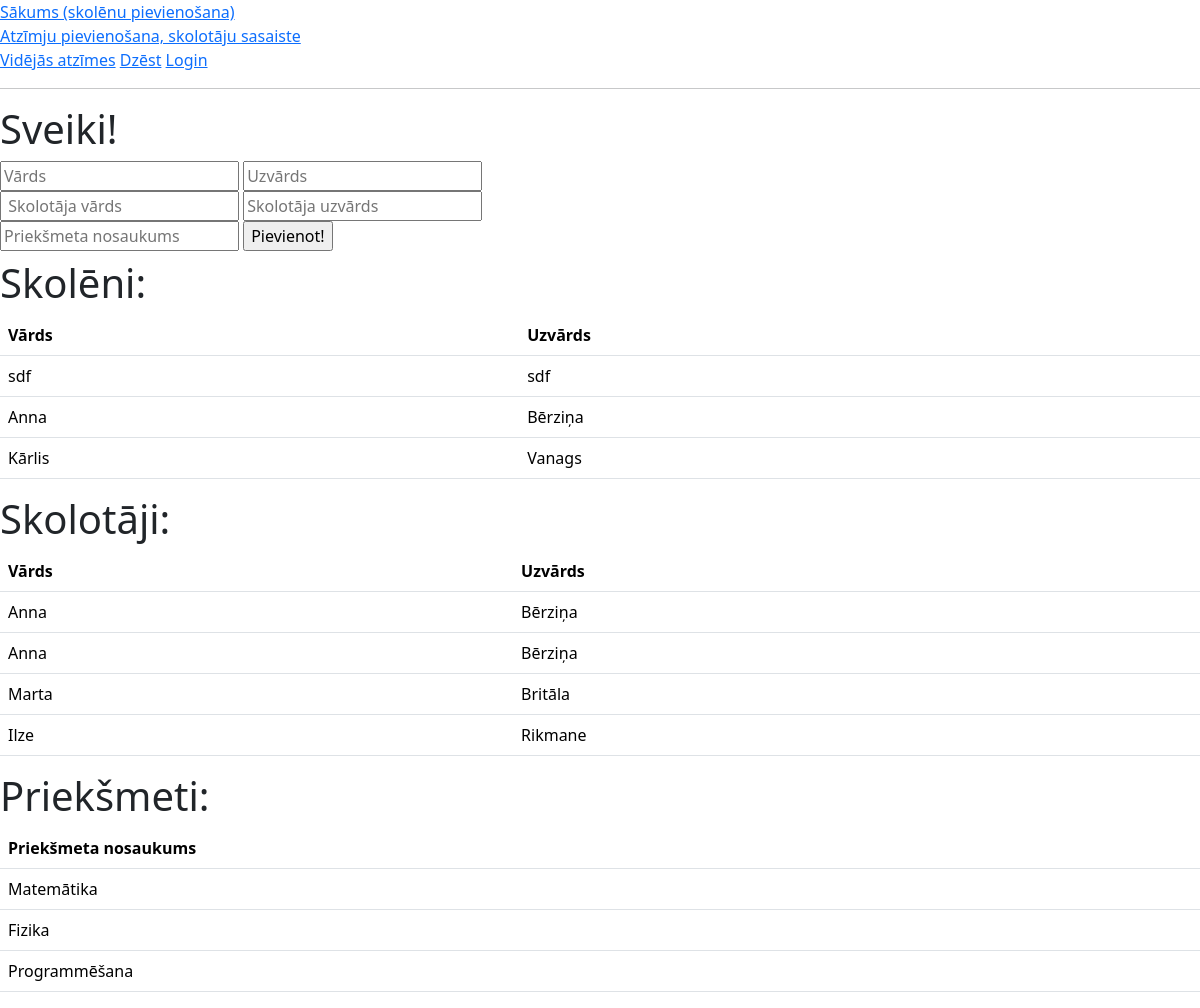
The app's page /, older data.
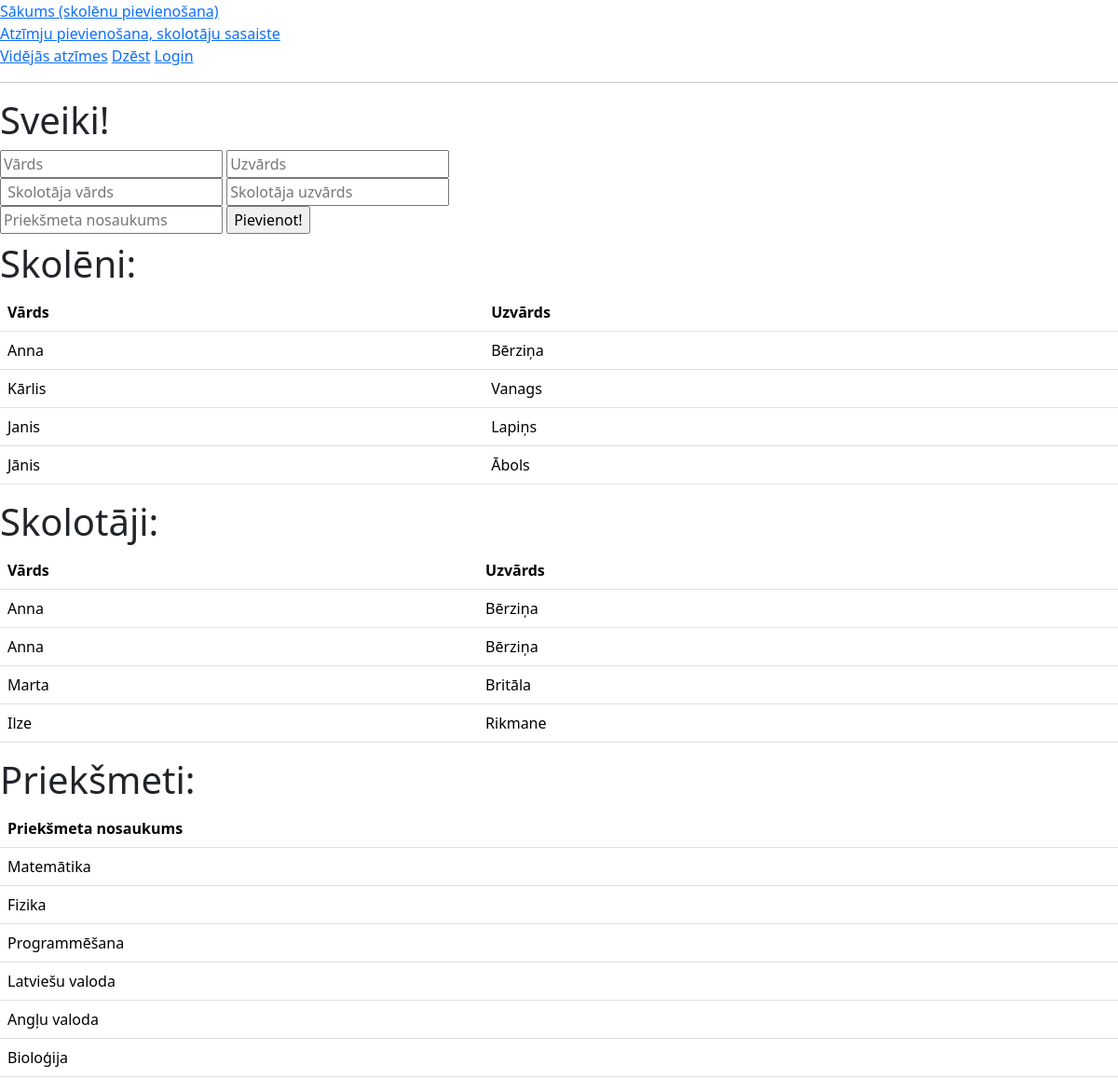
The same page, newer data.
### tables this page shows
CREATE TABLE skoleni(
        id INTEGER PRIMARY KEY AUTOINCREMENT,
        vards TEXT NOT NULL,
        uzvards TEXT NOT NULL
        );

CREATE TABLE skolotaji(
        id INTEGER PRIMARY KEY AUTOINCREMENT,
        vards TEXT NOT NULL,
        uzvards TEXT NOT NULL
        );

CREATE TABLE prieksmeti(
        id INTEGER PRIMARY KEY AUTOINCREMENT,
        nosaukums TEXT NOT NULL
        );

### main.py (the view, shortened to what this page needs)
@app.route("/", methods=["POST","GET"])
def index():
    skoleni_no_db = iegut_skolenus()
    skolotaji_no_db = iegut_skolotajus()
    prieksmeti_no_db = iegut_prieksmetus()
    return render_template("index.html", skoleni = skoleni_no_db,  skolotaji = skolotaji_no_db, prieksmeti = prieksmeti_no_db)

### dati.py (called while the page is built)
def iegut_skolenus():
    cur = conn.cursor()
    cur.execute(
        """SELECT vards, uzvards, id FROM skoleni"""
    )
    conn.commit()
    dati = cur.fetchall()
    return dati

def iegut_skolotajus():
    cur = conn.cursor()
    cur.execute(
        """SELECT vards, uzvards, id FROM skolotaji"""
    )
    conn.commit()
    dati = cur.fetchall()
    return dati

def iegut_prieksmetus():
    cur = conn.cursor()
    cur.execute(
        """SELECT nosaukums, id FROM prieksmeti"""
    )
    conn.commit()
    dati = cur.fetchall()
    return dati

### templates/index.html (shortened to what this page needs)
<!DOCTYPE html>
<html lang="lv">
    <head>
        <link href="https://cdn.jsdelivr.net/npm/bootstrap@5.3.3/dist/css/bootstrap.min.css" rel="stylesheet">
    </head>
    <body>
<a href="/">Sākums (skolēnu pievienošana)</a><br>
<a href="/pievienot">Atzīmju pievienošana, skolotāju sasaiste</a><br>
<a href="/atzimes">Vidējās atzīmes</a>
<a href="/dzest">Dzēst</a>
<a href="/login">Login</a>
<hr>
{% block saturs%}
        <h1>Sveiki!</h1>
        <form method="post">
            <input type="text" id="name" name="name" placeholder="Vārds">
            <input type="text" id="lastname" name="lastname" placeholder="Uzvārds">
<br>
            <input type="text" id="sk_name" name="sk_name" placeholder=" Skolotāja vārds">
            <input type="text" id="sk_lastname" name="sk_lastname" placeholder="Skolotāja uzvārds">
<br>
            <input type="text" id="prieksmets" name="prieksmets" placeholder="Priekšmeta nosaukums">
            <input type="submit" value="Pievienot!">
        </form>
<h1>Skolēni:</h1>
        <table class="table">
            <tr>
                <th>Vārds</th>
                <th>Uzvārds</th>
            </tr>
            {% for viens in skoleni %}
            <tr>
            <td>{{viens[0]}}</td>
            <td>{{viens[1]}}</td>
            </tr>
            {% endfor %}
        </table>
        <h1>Skolotāji:</h1>
        <table class="table">
            <tr>
                <th>Vārds</th>
                <th>Uzvārds</th>
            </tr>
            {% for viens in skolotaji %}
            <tr>
            <td>{{viens[0]}}</td>
            <td>{{viens[1]}}</td>
            </tr>
            {% endfor %}
        </table>
        <h1>Priekšmeti:</h1>
        <table class="table">
            <tr>
                <th>Priekšmeta nosaukums</th>
            </tr>
            {% for viens in prieksmeti %}
            <tr>
            <td>{{viens[0]}}</td>
            </tr>
            {% endfor %}
        </table>
{% endblock %}
    </body>
</html>

Row changes from the older to the newer data that the page shows:
removed skoleni: vards "sdf", uzvards "sdf"
added skoleni: vards "Janis", uzvards "Lapiņs"
added skoleni: vards "Jānis", uzvards "Ābols"
added prieksmeti: nosaukums "Latviešu valoda"
added prieksmeti: nosaukums "Angļu valoda"
added prieksmeti: nosaukums "Bioloģija"
